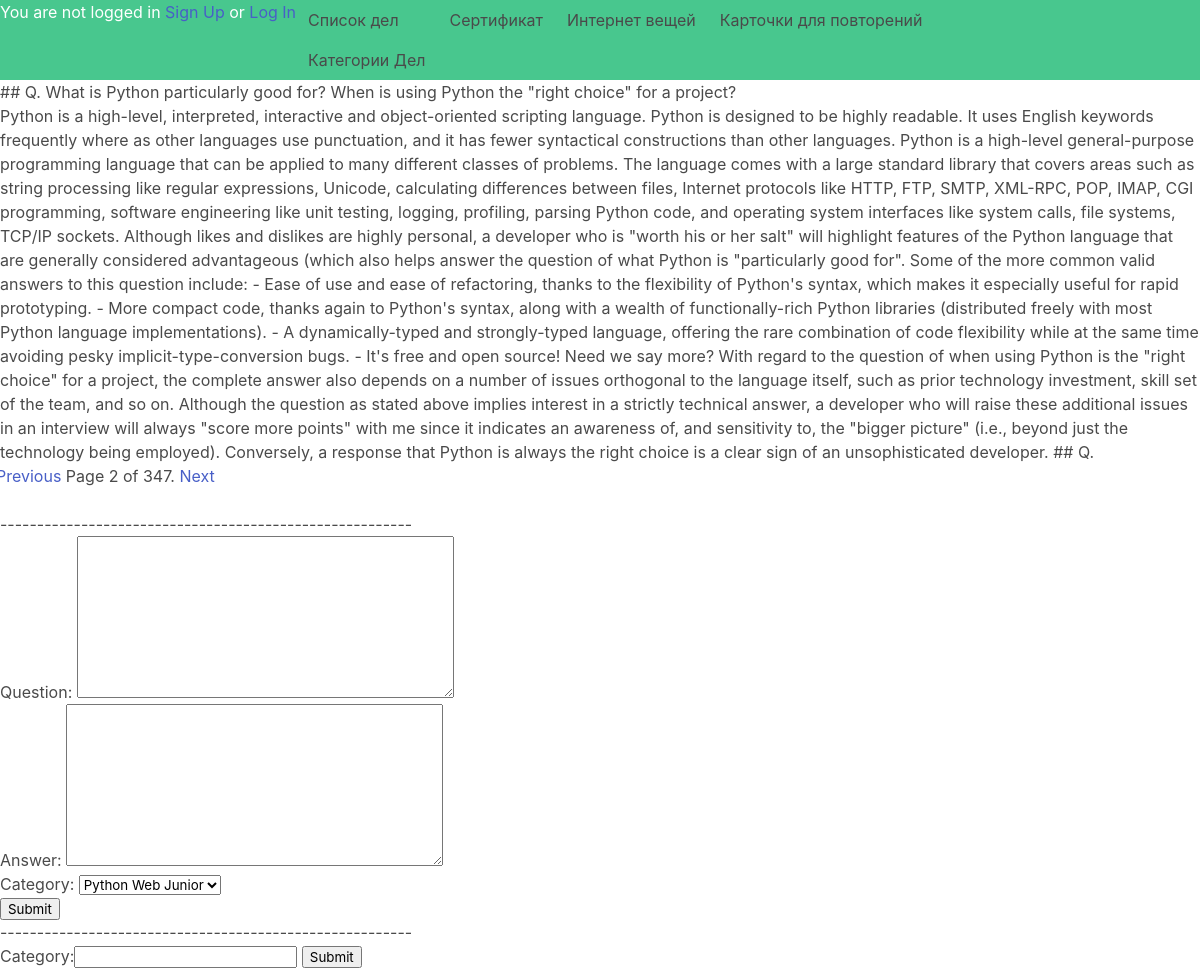
The page /flashcards/?page=2 on the database its author committed.
### flashcards/models.py (models this page shows, shortened)
class FlashCard(models.Model): # Таблица новостей которая наследует models.Model
    question = models.TextField() # название тега
    answer = models.TextField() # название тега
    user = models.ForeignKey(settings.AUTH_USER_MODEL, on_delete=models.CASCADE, blank = True, null = True)
    category = models.ForeignKey(Category, default="general",on_delete=models.PROTECT)
    class Meta:
        verbose_name = ("FlashCard") # человекочитаемое имя объекта
        verbose_name_plural = ("FlashCards")  #человекочитаемое множественное имя для Категорий

class Category(models.Model):
    category = models.CharField(max_length=300)
    def __str__(self):
        return self.category

### flashcards/views.py (the view, shortened to what this page needs)
# urls.py: path('', FlashCardView.as_view(), name='iot')
class FlashCardView(TemplateView):
    def get(self, request, *args, **kwargs):
        cards = FlashCard.objects.all()
        paginator = Paginator(cards, 1)
        formcard = FlashCardForm()
        formcategory = CategoryForm()
        page = request.GET.get('page')
        try:
            cards = paginator.page(page)
        except PageNotAnInteger:
            cards = paginator.page(1)
        except EmptyPage:
            cards = paginator.page(paginator.num_pages)
        return render(request, 'flashcard.html', {'formcard' : formcard, 'formcategory': formcategory, 'page' : page, 'cards' : cards})

### flashcards/form.py
class FlashCardForm(ModelForm):
    class Meta:
        model = FlashCard
        exclude = ('id','user')

class CategoryForm(ModelForm):
    class Meta:
        model = Category
        exclude = "__all__"

### templates/flashcard.html (shortened to what this page needs)
{% extends 'base.html' %}
{% block content %}
{%for card in cards%}
    <h5>{{card.question}} </h5><p>
    {{card.answer}} </p>
{% endfor %}
{% include "pagination.html" with page=cards %}
--------------------------------------------------------
<form action="/flashcards/" method="POST">
    {{ formcard.as_p }}
    <input type="submit" value="Submit" />
</form>
--------------------------------------------------------
<form action="/flashcards/" method="POST">
    {{ formcategory }}
    <input type="submit" value="Submit" />
</form>
{% endblock %}

### rows shown on the page
FlashCard: question "## Q. What is Python particularly good for? When is using Python the \"right choice\" for a project?", answer "Python is a high-level, interpreted, interactive and object-oriented scripting language. Python is designed to be highly readable. It uses English keywords frequently where as other languages use punctuation, and it has fewer syntactical constructions than other languages. Python is a high-level general-purpose programming language that can be applied to many different classes of problems. The language comes with a large standard library that covers areas such as string processing like regular expressions, Unicode, calculating differences between files, Internet protocols like HTTP, FTP, SMTP, XML-RPC, POP, IMAP, CGI programming, software engineering like unit testing, logging, profiling,…"
Category: category "Python Web Junior"

### other values the page prints
{{ page.number }} "2"
{{ page.paginator.num_pages }} "347"
